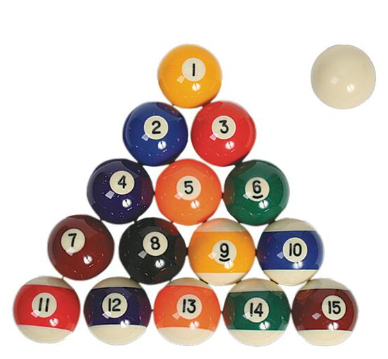
#> input picture 46DAY_데이터 처리/Billiards.png, 388 x 359 px
$ jupyter execute 2_1_opening.ipynb
#> lines starting #> are read from the running program, lines starting #| are printed output that depends on the picture; after the words box and inside, x2 and y2 are one past the last pixel; in counts of white or black regions, pixels touching at a corner belong together
[cell 1]
'''
opening : erosion -> dilation (to delete dot noise)
'''
import numpy as np
import cv2
import matplotlib.pyplot as plt

[cell 2]
img = cv2.imread('./Billiards.png', cv2.IMREAD_GRAYSCALE)
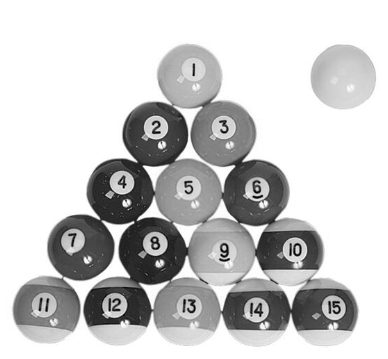
#> img: shape (359, 388); min 0, max 255, mean 202.7

_, mask = cv2.threshold(img, 230, 255, cv2.THRESH_BINARY_INV)
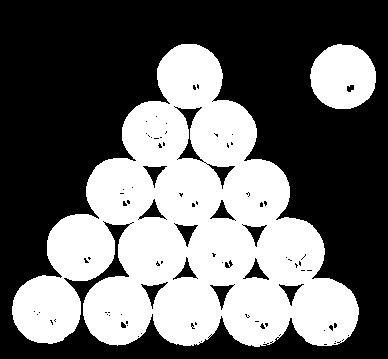
#> mask: shape (359, 388); 41.4% white; 2 white regions, box (x1, y1, x2, y2) and area: (12, 44, 359, 347) 54277, (310, 44, 376, 109) 3343

[cell 3]
# datatype : int, float
kernel = np.ones((3, 3), np.uint8)

N = 5
idx = 1
plt.figure(figsize=(15, 15))
for i in range(1, N + 1):
    erosion = cv2.erode(mask, kernel, iterations=i)
    opening = cv2.dilate(erosion, kernel, iterations=i)
    f_opening = cv2.morphologyEx(mask, cv2.MORPH_OPEN, kernel, iterations=i)

    plt.subplot(N, 2, idx)
    idx += 1
    plt.imshow(opening, 'gray')
    plt.title(f'{i} manual opening')

    plt.subplot(N, 2, idx)
    plt.imshow(f_opening, 'gray')
    plt.title(f'{i} function opening')
    idx += 1
#> this loop made 5 passes
#> pass 1, `erosion = cv2.erode(mask, kernel, iterations=i)`:
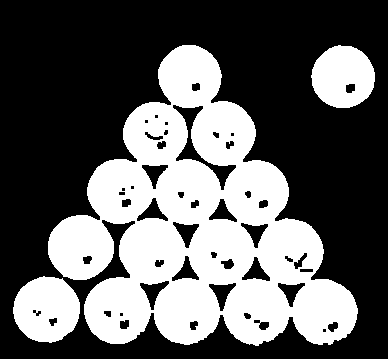
#> erosion: shape (359, 388); 37.8% white; 3 white regions, box (x1, y1, x2, y2) and area: (48, 45, 358, 346) 46276, (13, 276, 80, 343) 3382, (311, 45, 375, 108) 3052
#> pass 1, `opening = cv2.dilate(erosion, kernel, iterations=i)`:
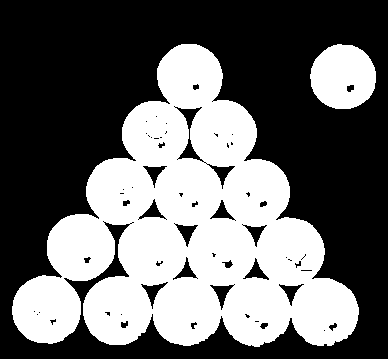
#> opening: shape (359, 388); 41.2% white; 2 white regions, box (x1, y1, x2, y2) and area: (12, 44, 359, 347) 54095, (310, 44, 376, 109) 3342
#> pass 2, `erosion = cv2.erode(mask, kernel, iterations=i)`:
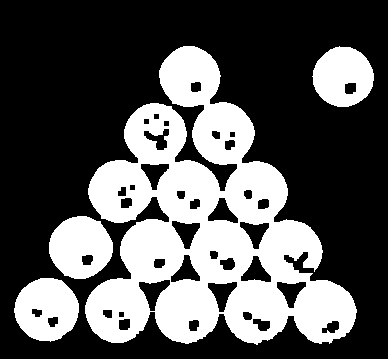
#> erosion: shape (359, 388); 34.2% white; 4 white regions, box (x1, y1, x2, y2) and area: (85, 46, 357, 345) 38825, (14, 278, 79, 342) 3045, (49, 216, 113, 279) 3005, (312, 46, 374, 107) 2762
#> after the loop:
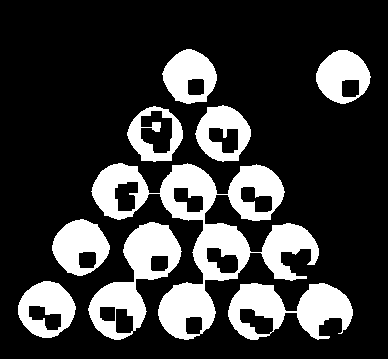
#> erosion: shape (359, 388); 22.6% white; 9 white regions, largest, box (x1, y1, x2, y2) and area: (91, 163, 319, 340) 12059, (88, 222, 182, 340) 4229, (228, 283, 353, 340) 4002
#> after the loop, idx = 11
plt.tight_layout()
plt.show()
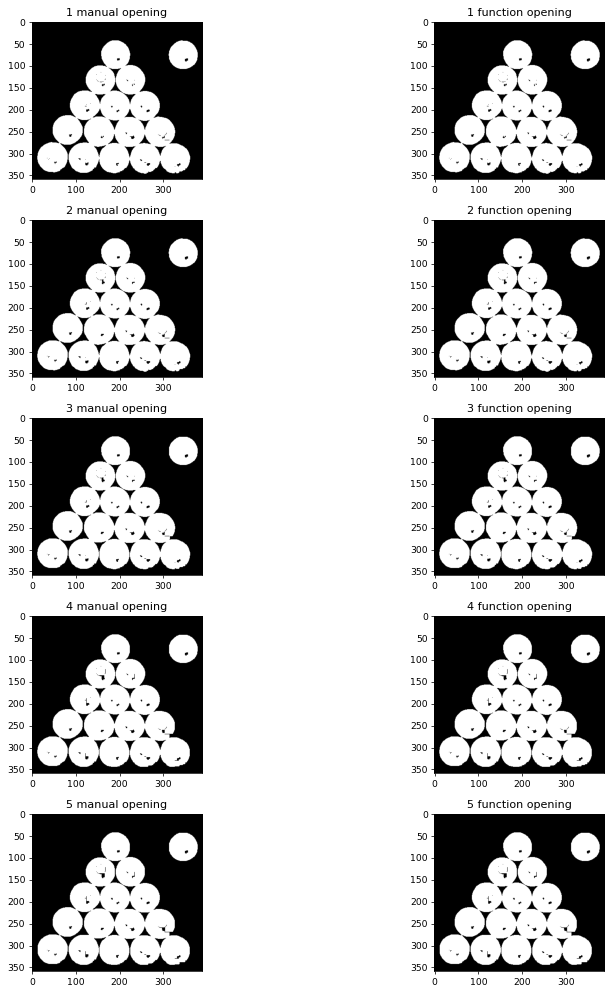
#> figure drawn by matplotlib, 10 panels

$ run again, with 46DAY_데이터 처리/face01.png copied over 46DAY_데이터 처리/Billiards.png
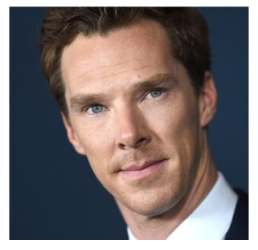
#> input picture 46DAY_데이터 처리/face01.png, 258 x 250 px
#> `_, mask = cv2.threshold(img, 230, 255, cv2.THRESH_BINARY_INV)`:
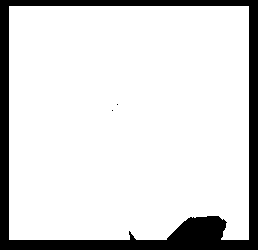
#> mask: shape (250, 258); 85.3% white; 3 black regions (2 under 20 px), largest, box (x1, y1, x2, y2) and area: (0, 0, 258, 250) 9450
#> after the loop `for i in range(1, N + 1):`:
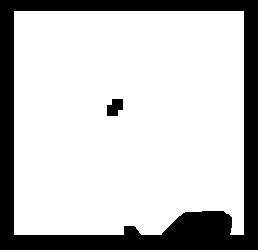
#> erosion: shape (250, 258); 77.2% white; 2 black regions, box (x1, y1, x2, y2) and area: (0, 0, 258, 250) 14473, (107, 99, 123, 116) 212
#> after the loop `for i in range(1, N + 1):`: idx = 11
